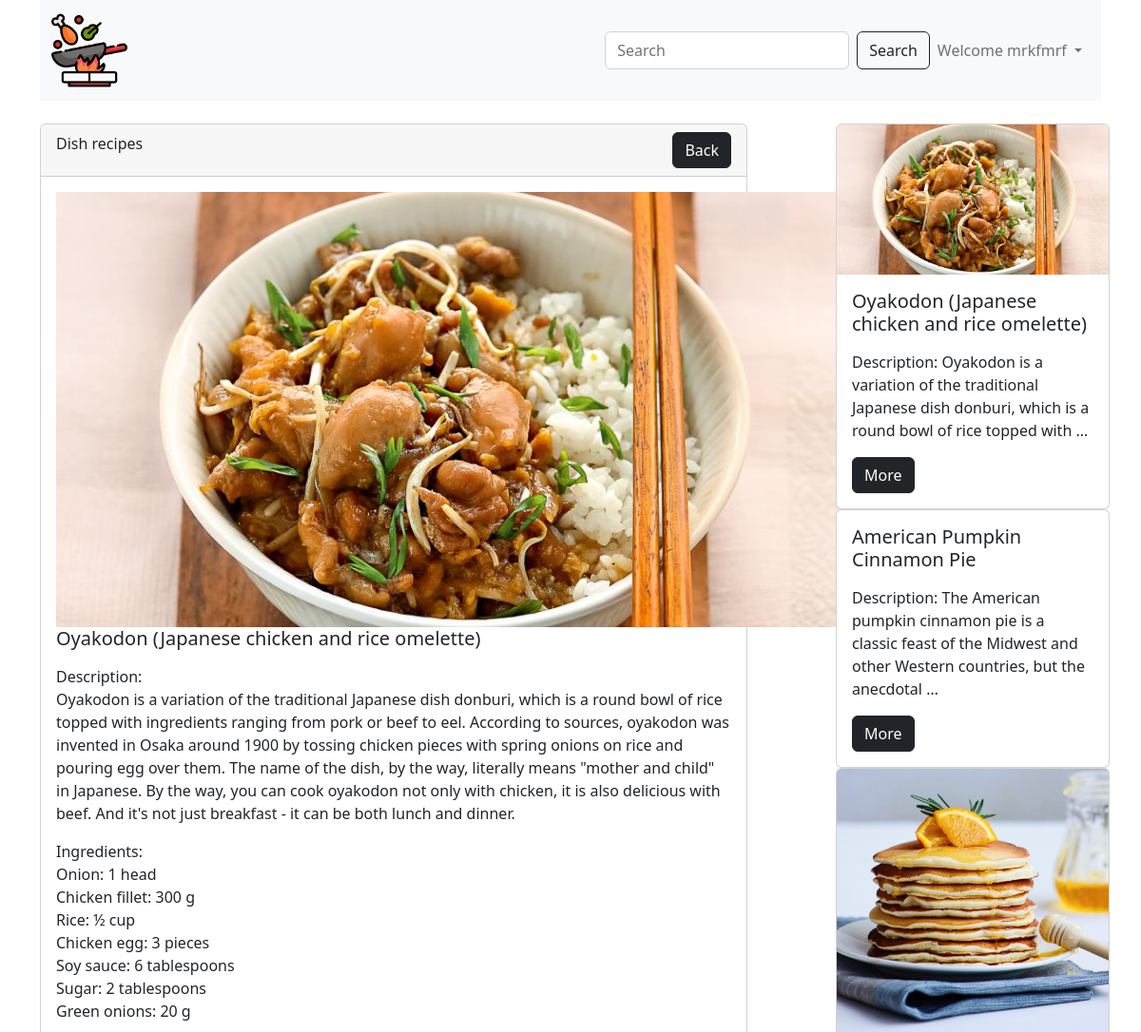
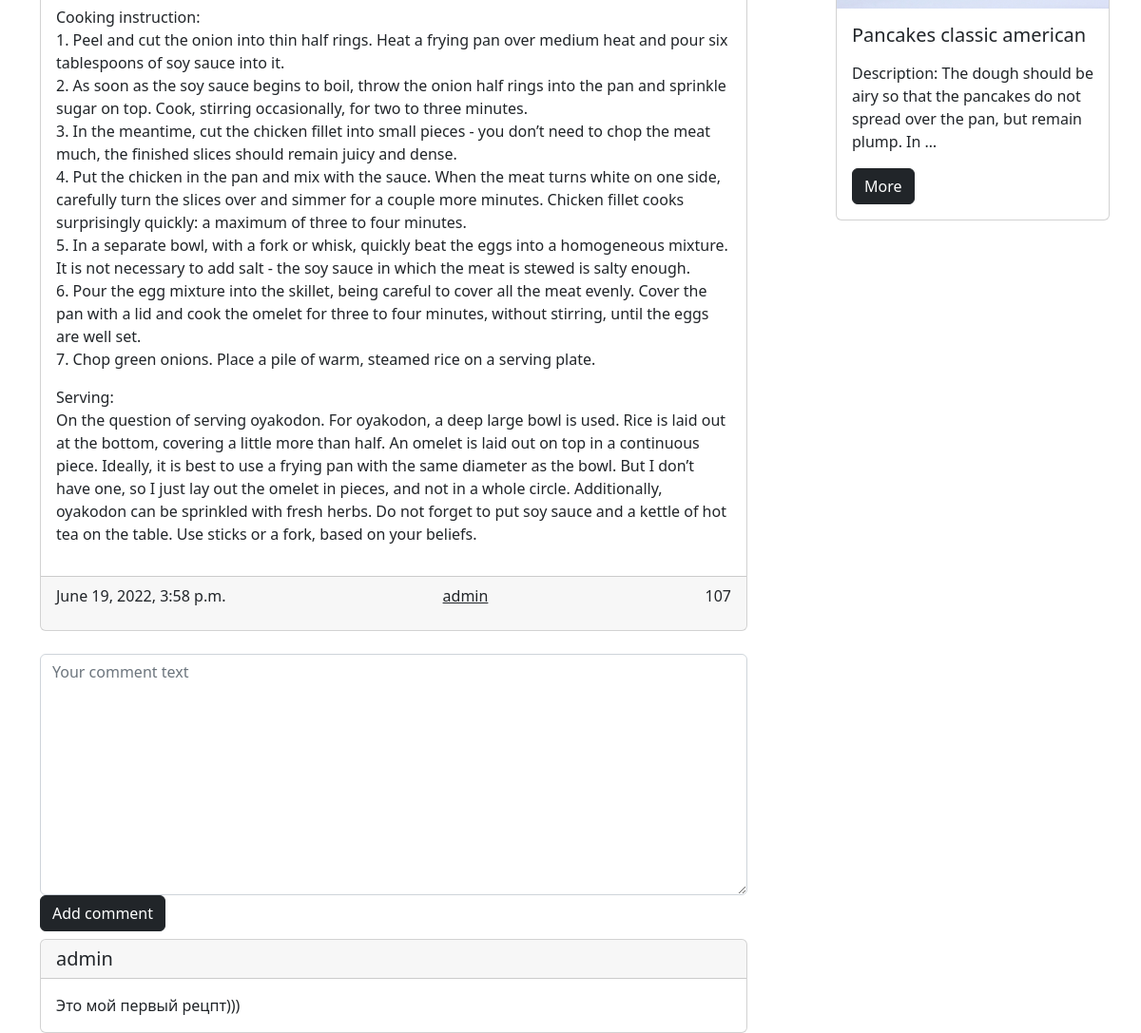
Screenshot of /post/1/ (signed in) with the database file from the repository (2 pictures, top to bottom).
### web_site/models.py (models this page shows, shortened)
class Post(models.Model):
    title = models.CharField(max_length=50, verbose_name='Recipe title')
    content = models.TextField(default='Recipe description coming soon', verbose_name='Recipe text')
    created_at = models.DateTimeField(auto_now_add=True, verbose_name='Creation date')
    updated_at = models.DateTimeField(auto_now=True, verbose_name='Update date')
    photo = models.ImageField(upload_to='photos/', blank=True, null=True, verbose_name='Image')
    watched = models.IntegerField(default=0, verbose_name='Views')
    is_published = models.BooleanField(default=True, verbose_name='Is published')
    category = models.ForeignKey(Category, on_delete=models.CASCADE, verbose_name='Category')
    author = models.ForeignKey(User, default=None, null=True, blank=True, on_delete=models.CASCADE)
    def get_absolute_url(self):
        return reverse('post_detail', kwargs={'pk': self.pk})
    class Meta:
        verbose_name = 'Recipe'
        verbose_name_plural = 'Recipes'

class Category(models.Model):
    title = models.CharField(max_length=300, verbose_name='Category title')
    class Meta:
        verbose_name = 'Category'
        verbose_name_plural = 'Categories'

class Comment(models.Model):
    post = models.ForeignKey(Post, on_delete=models.CASCADE)
    user = models.ForeignKey(User, on_delete=models.CASCADE)
    text = models.TextField()
    created_at = models.DateTimeField(auto_now_add=True)

### web_site/views.py (the view)
# urls.py: path('post/<int:pk>/', ArticleDetail.as_view(), name='post_detail'),
class ArticleDetail(DetailView):
    model = Post
    template_name = 'web_site/article_detail.html'
    def get_queryset(self):
        return Post.objects.filter(pk=self.kwargs['pk'])
    def get_context_data(self, **kwargs):
        context = super().get_context_data()
        article = Post.objects.get(pk=self.kwargs['pk'])
        article.watched += 1
        article.save()
        context['title'] = f'Recipe: {article.title}'
        context['comments'] = Comment.objects.filter(post=article)
        posts = Post.objects.all()
        posts = posts.order_by('-watched')[:4]
        context['posts'] = posts
        if self.request.user.is_authenticated:
            context['comment_form'] = CommentForm()
        return context

### web_site/forms.py
class CommentForm(forms.ModelForm):
    class Meta:
        model = Comment
        fields = ['text']
        widgets = {
            'text': forms.Textarea(attrs={
                'class': 'form-control',
                'placeholder': 'Your comment text'
            })
        }

### web_site/templates/web_site/article_detail.html (shortened to what this page needs)
{% extends 'base.html' %}
{% block main %}
<br>
<div class="d-flex justify-content-between">
    <div class="col-8">
        <div class="card">
            <div class="card-header d-flex justify-content-between">
                {{ post.category.title }}
                <div>
                    <a href="{% url 'index' %}" class="btn btn-dark">Back</a>
                </div>
            </div>
            <div class="card-body">
                {% if post.photo %}
                <img src="{{ post.photo.url }}" alt="" width="830">
                {% else %}
                <img src="https://imagesvc.meredithcorp.io/v3/mm/image?url=https%3A%2F%2Fstatic.onecms.io%2Fwp-content%2Fuploads%2Fsites%2F23%2F2020%2F01%2F02%2Fcooking.jpg"
                     alt="" width="830">
                {% endif %}
                <h5 class="card-title">{{ post.title }}</h5>
                <p class="card-text">{{ post.content|linebreaks }}</p>
            </div>
            <div class="card-footer d-flex justify-content-between">
                <p class="card-text">{{ post.created_at }}</p>
                <a href="{% url 'profile' post.author.pk %}" class="link-dark">{{ post.author }}</a>
                <p class="card-text">{{ post.watched }}</p>
            </div>
        </div>
        <br>
        {% if request.user.is_authenticated %}
        <form action="{% url 'add_comment' post.pk %}" method="post" enctype="multipart/form-data">
            {{ comment_form.text }}
            <button class="btn btn-dark" type="submit">Add comment</button>
        </form>
        {% endif %}
        {% for comment in comments %}
        <div class="card mt-2">
            <h5 class="card-header">{{ comment.user.username }}</h5>
            <div class="card-body">
                <p class="card-text">{{ comment.text }}</p>
            </div>
        </div>
        {% endfor %}
    </div>
    <div class="col-3">
        {% for post in posts %}
        <div class="card" style="width: 18rem;">
            {% if post.photo %}
            <img class="card-img-top" src="{{ post.photo.url }}" alt="" width="830">
            {% else %}
            <img class="card-img-top" src="https://imagesvc.meredithcorp.io/v3/mm/image?url=https%3A%2F%2Fstatic.onecms.io%2Fwp-content%2Fuploads%2Fsites%2F23%2F2020%2F01%2F02%2Fcooking.jpg"
                 alt="" width="830">
            {% endif %}
            <div class="card-body">
                <h5 class="card-title">{{ post.title }}</h5>
                <p class="card-text">{{ post.content|truncatewords:20|linebreaks }}</p>
                <a href="{{ post.get_absolute_url }}" class="btn btn-dark">More</a>
            </div>
        </div>
        {% endfor %}
    </div>
</div>
{% endblock main %}

### templates/components/_navbar.html (shortened to what this page needs)
{% load static %}
<nav class="navbar navbar-expand-lg bg-light">
    <div class="container-fluid">
        <a class="navbar-brand" href="{% url 'index' %}">
            <img src="{% static 'web_site/img/def.png' %}" alt="" width="80">
        </a>
        <div class="collapse navbar-collapse" id="navbarSupportedContent">
            <div class="d-flex">
                <form class="d-flex" role="search" method="get" action="{% url 'search_results' %}">
                    <input name="q" class="form-control me-2" type="search" placeholder="Search" aria-label="Search">
                    <button class="btn btn-outline-dark" type="submit">Search</button>
                </form>
                <ul class="navbar-nav me-auto mb-2 mb-lg-0">
                    {% if not request.user.is_authenticated %}
                    <li class="nav-item">
                        <a class="nav-link active" aria-current="page" href="{% url 'login' %}">Sign in</a>
                    </li>
                    <li class="nav-item">
                        <a class="nav-link active" aria-current="page" href="{% url 'register' %}">Sign up</a>
                    </li>
                    {% else %}
                    <li class="nav-item dropdown">
                        <a class="nav-link dropdown-toggle" href="#" role="button" data-bs-toggle="dropdown"
                           aria-expanded="false">
                            Welcome {{ request.user.username }}
                        </a>
                    </li>
                    {% endif %}
                </ul>
            </div>
        </div>
    </div>
</nav>

### rows the page displays
Post: category "Dish recipes", photo (picture), title "Oyakodon (Japanese chicken and rice omelette)", content "Description: Oyakodon is a variation of the traditional Japanese dish donburi, which is a round bowl of rice topped with ingredients ranging from pork or beef to eel. According to sources, oyakodon was invented in Osaka around 1900 by tossing chicken pieces with spring onions on rice and pouring egg over them. The name of the dish, by the way, literally means \"mother and child\" in Japanese. By the way, you can cook oyakodon not only with chicken, it is also delicious with beef. And it's not just breakfast - it can be both lunch and dinner. Ingredients: Onion: 1 head Chicken fillet: 300 g Rice: ½ cup Chicken egg: 3 pieces Soy sauce: 6 tablespoons Sugar: 2 tablespoons Green onions: 20 g…", created_at "June 19, 2022, 3:58 p.m.", author "admin", watched "107", content "Description: Oyakodon is a variation of the traditional Japanese dish donburi, which is a round bowl of rice topped with …"
Comment: user.username "admin", text "Это мой первый рецпт)))"
Post: title "American Pumpkin Cinnamon Pie", content "Description: The American pumpkin cinnamon pie is a classic feast of the Midwest and other Western countries, but the anecdotal …"
Post: photo (picture), title "Pancakes classic american", content "Description: The dough should be airy so that the pancakes do not spread over the pan, but remain plump. In …"

### other values shown
{{ request.user.username }} "mrkfmrf"
